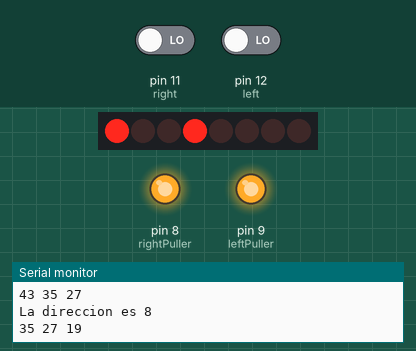
Recording of a sketch running on a simulated Arduino Uno, built with avr-gcc and run on an emulated ATmega328P. On the bench: 8 shift-register outputs drawn as a row of LEDs (first output left, lit = HIGH), output pins drawn as LEDs (lit = HIGH), the last lines printed to the serial monitor. Wiring (inferred from the names in the program): shift register (74HC595): data pin 7; shift clock pin 5; latch pin 6. Wiring (inferred from the signals the program sends): row of LEDs: on Q0, Q1, Q2, Q3, Q4, Q5, Q6, Q7. The test bench sets the inputs (shaded band); at power-on: pin 11 (right) LOW, pin 12 (left) LOW. Random numbers use the default seed unless the sketch sets one; pins used as bus, display or sensor lines are not drawn.

Above: at 2.6 s.
2.7 s: pin 11 (right) driven HIGH and pin 12 (left) driven HIGH
At 3.6 s:
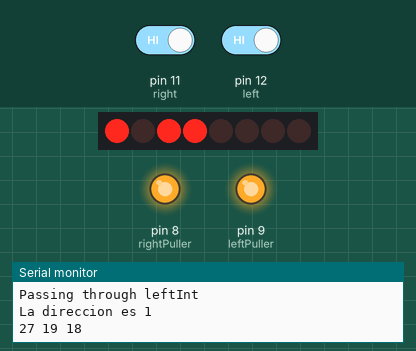
At 4.3 s:
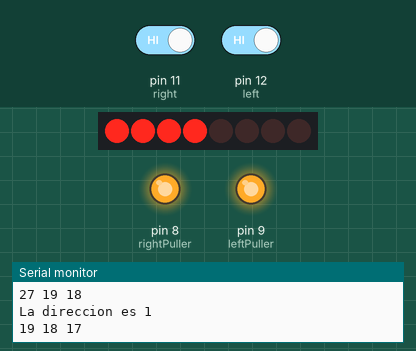
Timing chart, 0 to 18.6 s (numbered marks = the images above; inputs shaded):
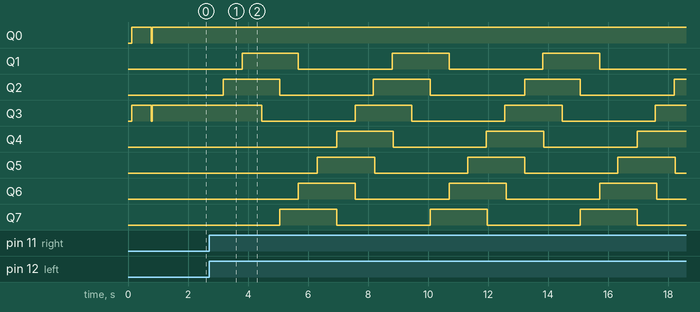

The sketch:

Snake.ino
```cpp
int clk4017 = 2;
int rst4017 = 3;

int clk74595 = 5;
int latchPin =6;
int dataPin = 7;

int rightPuller = 8;
int leftPuller = 9;

int right = 11;
int left = 12;

byte director;

int wait = 3;
byte mapa[][8]= {{0,0,0,0,0,0,0,0},
                {0,0,0,0,0,0,0,0},
                {0,0,0,0,0,0,0,0},
                {0,0,0,0,0,0,0,0},
                {0,0,0,0,0,0,0,0},
                {0,0,0,0,0,0,0,0},
                {0,0,0,1,0,0,0,0},
                {0,0,0,1,0,0,0,0},
                {0,0,0,1,0,0,0,0},
                {0,0,0,0,0,0,0,0}};
byte snake[80];
byte length = 3;
volatile byte dir = B00001000;
//8 up
//4 left
//2 down
//1 right
int selector = 0;
boolean passed = false;

void setup() {
  Serial.begin(9600);

  pinMode(left,INPUT);
  pinMode(right,INPUT);

  pinMode(rightPuller,OUTPUT);
  pinMode(leftPuller, OUTPUT);
  digitalWrite(rightPuller,HIGH);
  digitalWrite(leftPuller, HIGH);

  pinMode(clk4017, OUTPUT);
  pinMode(rst4017, OUTPUT);

  pinMode(clk74595, OUTPUT);
  pinMode(latchPin, OUTPUT);
  pinMode(dataPin, OUTPUT);


  digitalWrite(rst4017,HIGH);
  digitalWrite(rst4017,LOW);

  randomSeed(analogRead(0));
  random_on_map();

  snake[0] = 67;
  snake[1] = 59;
  snake[2] = 51;
}

void loop() {
  for(int i = 0; i<20 ; i++){
    display_cycle();
  }
  if (!passed){
    director = (digitalRead(left)?0:1)<<1 | (digitalRead(right)?0:1);
    if (director > 0){
      passed = true;
    }
  }else if (digitalRead(left) & digitalRead(right)){
    passed = false;
    if (director & 2){
      Serial.println("Passing through leftInt");
      if (dir == 8){
        dir = 1;
      }else{
        dir = dir << 1;
      }
    }else{
      Serial.println("Passing through rightInt");
      if (dir == 1){
        dir = B00001000;
      }else{
        dir = dir >> 1;
      }
    }
  }
  updateSnake();
  printSnake();
}

void display_cycle(){
  for (int i = 0; i<10 ; i++){
    digitalWrite(latchPin, LOW);
    shiftOut(dataPin,clk74595,LSBFIRST,calc_line(i));
    digitalWrite(latchPin,HIGH);
    digitalWrite(clk4017, LOW);
    delay(wait);
    digitalWrite(clk4017, HIGH);
  }
}

int calc_line(int index){
  int ret = 0;
  for (int i = 0; i<8 ; i++){
    ret = (ret << 1) | (mapa[index][i] == 2 ? 1 : mapa[index][i]);
  }
  return ret;
}

void random_on_map(){
  int valor = random(0,80);
  while (mapa[valor/8][valor%8] == 1){
    valor = random(0,80);
  }
  Serial.print("El resultado fue ");
  Serial.println(valor);
  mapa[valor/8][valor%8] = 2;
}

void updateSnake(){
  mapa[snake[0]/8][snake[0]%8] = (byte)0;
  for(int i=0 ; i<length-1 ; i++){
    snake[i] = (byte)snake[i+1];
  }
  byte next = pick_direction();
  Serial.print("La direccion es ");
  Serial.println(dir);

  if (mapa[next/8][next%8] == 2){
    snake[length] = next;
    mapa[next/8][next%8] = 1;
    random_on_map();
    length++;
  }
  else if (mapa[next/8][next%8] == 1){
    lost();
  }
  snake[length-1] = next;
  mapa[snake[length-1]/8][snake[length-1]%8] = (byte)1;
}

byte pick_direction(){
  if (dir & 8){
    if((snake[length-1])/8 == 0){
      return snake[length-1] + 72;
    }else{
      return snake[length-1] - 8;
    }
  }
  else if (dir & 4){
    if((snake[length-1]+1)%8 == 7){
      return snake[length-1] - 7;
    }else{
      return snake[length-1] + 1;
    }
  }
  else if (dir & 2){
    if((snake[length-1])/8 == 9){
      return snake[length-1] - 72;
    }else{
      return snake[length-1] + 8;
    }
  }
  else if (dir & 1){
    if((snake[length-1])%8 == 0){
      return snake[length-1] + 7;
    }else{
      return snake[length-1] - 1;
    }
  }
}

void printSnake(){
   for (int i=0; i<length ; i++){
     Serial.print(snake[i]);
     Serial.print(" ");
   }
   Serial.println();
}

void lost(){
  Serial.println("You have lost");
  digitalWrite(latchPin, LOW);
  shiftOut(dataPin,clk74595,LSBFIRST,B11111111);
  digitalWrite(latchPin,HIGH);
  int i = 0;
  while(i++<150){
    digitalWrite(clk4017, LOW);
    delay(wait);
    digitalWrite(clk4017, HIGH);
  }
  digitalWrite(latchPin, LOW);
  shiftOut(dataPin,clk74595,LSBFIRST,0);
  digitalWrite(latchPin,HIGH);
  while (true){
    digitalWrite(clk4017, LOW);
    delay(wait);
    digitalWrite(clk4017, HIGH);
  }
}
```
